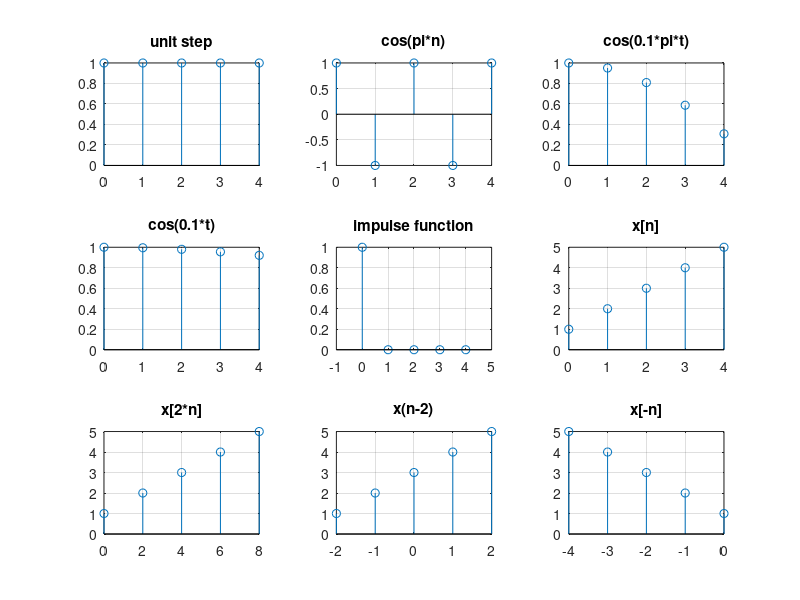

The MATLAB source for this figure:
clc;
close all;
clear all;
t = 0:1:4;
subplot(3,3,1);
u = (t>=0);
stem(t,u);
title('unit step');
grid on;
subplot(3,3,2);
stem(t,cos(pi*t));
title('cos(pi*n)');
grid on;
subplot(3,3,3);
stem(t,cos(0.1*pi*t));
title('cos(0.1*pi*t)');
grid on;
subplot(3,3,4);
stem(t,cos(0.1*t));
title('cos(0.1*t)');
grid on;
subplot(3,3,5);
f = (t==0);
stem(t,f);
xlim([-1 5]);
grid on;
title('impulse function');
a = [1 2 3 4 5];
subplot(3,3,6);
stem(t,a);
title('x[n]');
grid on;
subplot(3,3,9);
stem(-t,a);
grid on;
title('x[-n]');
subplot(3,3,8);
stem(t-2,a);
grid on;
title('x(n-2)');
subplot(3,3,7);
stem(t*2,a);
title('x[2*n]');
grid on;
